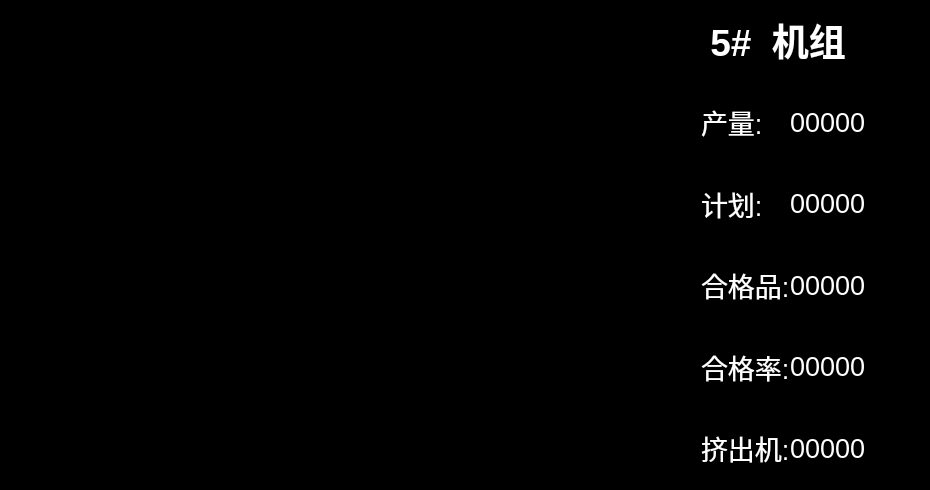
     <widget class="QFrame" name="frame_curve5">
      <property name="geometry">
       <rect>
        <x>30</x>
        <y>530</y>
        <width>930</width>
        <height>490</height>
       </rect>
      </property>
      <property name="styleSheet">
       <string notr="true">background-color: rgb(0, 0, 0);</string>
      </property>
      <property name="frameShape">
       <enum>QFrame::StyledPanel</enum>
      </property>
      <property name="frameShadow">
       <enum>QFrame::Raised</enum>
      </property>
      <widget class="QLabel" name="curve5_title">
       <property name="geometry">
        <rect>
         <x>700</x>
         <y>0</y>
         <width>190</width>
         <height>80</height>
        </rect>
       </property>
       <property name="font">
        <font>
         <pointsize>28</pointsize>
         <weight>75</weight>
         <bold>true</bold>
        </font>
       </property>
       <property name="layoutDirection">
        <enum>Qt::LeftToRight</enum>
       </property>
       <property name="autoFillBackground">
        <bool>false</bool>
       </property>
       <property name="styleSheet">
        <string notr="true">color: rgb(255, 255, 255);</string>
       </property>
       <property name="text">
        <string> 5#  机组</string>
       </property>
      </widget>
      <widget class="QWidget" name="curve5" native="true">
       <property name="geometry">
        <rect>
         <x>0</x>
         <y>0</y>
         <width>740</width>
         <height>490</height>
        </rect>
       </property>
      </widget>
      <widget class="QFrame" name="frame_data1_2">
       <property name="geometry">
        <rect>
         <x>700</x>
         <y>80</y>
         <width>230</width>
         <height>410</height>
        </rect>
       </property>
       <property name="frameShape">
        <enum>QFrame::StyledPanel</enum>
       </property>
       <property name="frameShadow">
        <enum>QFrame::Raised</enum>
       </property>
       <layout class="QGridLayout" name="gridLayout_5">
        <property name="leftMargin">
         <number>0</number>
        </property>
        <property name="topMargin">
         <number>0</number>
        </property>
        <property name="rightMargin">
         <number>0</number>
        </property>
        <property name="bottomMargin">
         <number>0</number>
        </property>
        <property name="spacing">
         <number>0</number>
        </property>
        <item row="2" column="0">
         <widget class="QLabel" name="curve1_lable5_2">
          <property name="sizePolicy">
           <sizepolicy hsizetype="Preferred" vsizetype="Expanding">
            <horstretch>0</horstretch>
            <verstretch>1</verstretch>
           </sizepolicy>
          </property>
          <property name="font">
           <font>
            <pointsize>20</pointsize>
           </font>
          </property>
          <property name="styleSheet">
           <string notr="true">color: rgb(255, 255, 255);</string>
          </property>
          <property name="text">
           <string>合格品:</string>
          </property>
         </widget>
        </item>
        <item row="4" column="1">
         <widget class="QLabel" name="curve5_lable10">
          <property name="font">
           <font>
            <pointsize>20</pointsize>
           </font>
          </property>
          <property name="styleSheet">
           <string notr="true">color: rgb(255, 255, 255);</string>
          </property>
          <property name="text">
           <string>00000</string>
          </property>
         </widget>
        </item>
        <item row="1" column="0">
         <widget class="QLabel" name="curve1_lable3_2">
          <property name="sizePolicy">
           <sizepolicy hsizetype="Preferred" vsizetype="Expanding">
            <horstretch>0</horstretch>
            <verstretch>1</verstretch>
           </sizepolicy>
          </property>
          <property name="font">
           <font>
            <pointsize>20</pointsize>
           </font>
          </property>
          <property name="styleSheet">
           <string notr="true">color: rgb(255, 255, 255);</string>
          </property>
          <property name="text">
           <string>计划:</string>
          </property>
         </widget>
        </item>
        <item row="4" column="0">
         <widget class="QLabel" name="curve1_lable9_2">
          <property name="sizePolicy">
           <sizepolicy hsizetype="Preferred" vsizetype="Expanding">
            <horstretch>0</horstretch>
            <verstretch>1</verstretch>
           </sizepolicy>
          </property>
          <property name="font">
           <font>
            <pointsize>20</pointsize>
           </font>
          </property>
          <property name="styleSheet">
           <string notr="true">color: rgb(255, 255, 255);</string>
          </property>
          <property name="text">
           <string>挤出机:</string>
          </property>
         </widget>
        </item>
        <item row="0" column="1">
         <widget class="QLabel" name="curve5_lable2">
          <property name="sizePolicy">
           <sizepolicy hsizetype="Expanding" vsizetype="Preferred">
            <horstretch>3</horstretch>
            <verstretch>0</verstretch>
           </sizepolicy>
          </property>
          <property name="font">
           <font>
            <pointsize>20</pointsize>
           </font>
          </property>
          <property name="styleSheet">
           <string notr="true">color: rgb(255, 255, 255);</string>
          </property>
          <property name="text">
           <string>00000</string>
          </property>
         </widget>
        </item>
        <item row="2" column="1">
         <widget class="QLabel" name="curve5_lable6">
          <property name="font">
           <font>
            <pointsize>20</pointsize>
           </font>
          </property>
          <property name="styleSheet">
           <string notr="true">color: rgb(255, 255, 255);</string>
          </property>
          <property name="text">
           <string>00000</string>
          </property>
         </widget>
        </item>
        <item row="3" column="1">
         <widget class="QLabel" name="curve5_lable8">
          <property name="font">
           <font>
            <pointsize>20</pointsize>
           </font>
          </property>
          <property name="styleSheet">
           <string notr="true">color: rgb(255, 255, 255);</string>
          </property>
          <property name="text">
           <string>00000</string>
          </property>
         </widget>
        </item>
        <item row="1" column="1">
         <widget class="QLabel" name="curve5_lable4">
          <property name="font">
           <font>
            <pointsize>20</pointsize>
           </font>
          </property>
          <property name="styleSheet">
           <string notr="true">color: rgb(255, 255, 255);</string>
          </property>
          <property name="text">
           <string>00000</string>
          </property>
         </widget>
        </item>
        <item row="3" column="0">
         <widget class="QLabel" name="curve1_lable7_2">
          <property name="sizePolicy">
           <sizepolicy hsizetype="Preferred" vsizetype="Expanding">
            <horstretch>0</horstretch>
            <verstretch>1</verstretch>
           </sizepolicy>
          </property>
          <property name="font">
           <font>
            <pointsize>20</pointsize>
           </font>
          </property>
          <property name="styleSheet">
           <string notr="true">color: rgb(255, 255, 255);</string>
          </property>
          <property name="text">
           <string>合格率:</string>
          </property>
         </widget>
        </item>
        <item row="0" column="0">
         <widget class="QLabel" name="curve1_lable1_2">
          <property name="sizePolicy">
           <sizepolicy hsizetype="Expanding" vsizetype="Expanding">
            <horstretch>1</horstretch>
            <verstretch>1</verstretch>
           </sizepolicy>
          </property>
          <property name="font">
           <font>
            <pointsize>20</pointsize>
           </font>
          </property>
          <property name="styleSheet">
           <string notr="true">color: rgb(255, 255, 255);</string>
          </property>
          <property name="text">
           <string>产量:</string>
          </property>
         </widget>
        </item>
       </layout>
      </widget>
      <zorder>curve5</zorder>
      <zorder>frame_data1_2</zorder>
      <zorder>curve5_title</zorder>
     </widget>
